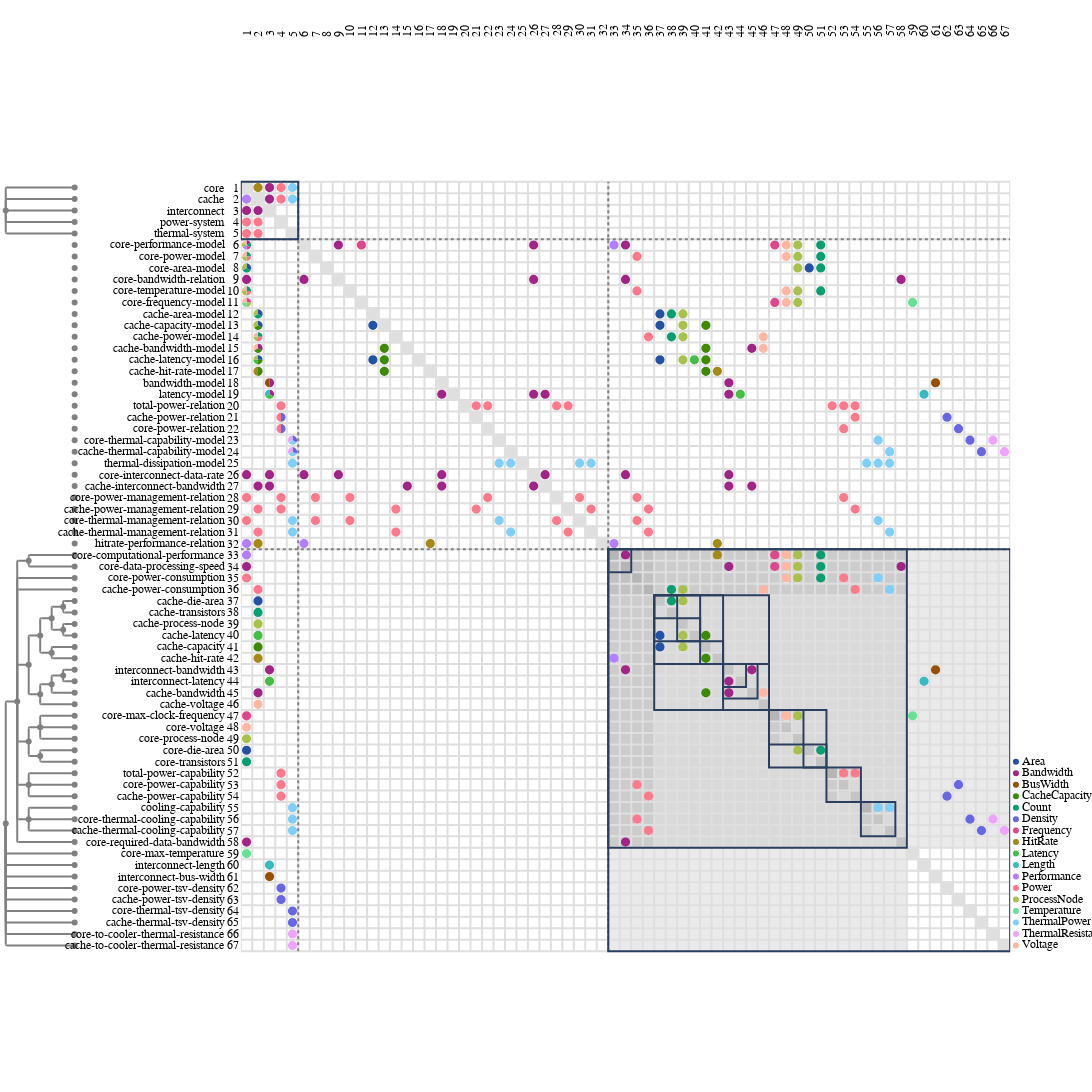

Notebook cell for this chart:
### Code cell
from ragraph.analysis import heuristics

# Cluster components
heuristics.markov_gamma(
    graph=graph,
    alpha=1,     # Expension parameter.
    beta=2.0,    # Inflation parameter.
    mu=2.0,      # Evaporation parameter.
    gamma=2.0,   # Bus detection parameter.
    leafs = [node.name for node in graph.nodes if node.kind == "variable" and node.is_leaf],
    inplace=True
)

# Reloaded MDM based on clustered graph.
figure = raesl.plot.mdm(
    graph,
    # node_kinds=["component", "variable", "function_spec", "design_spec"],
    # edge_kinds=["functional_dependency", "mapping_dependency"],
    depth=10,
)

figure
